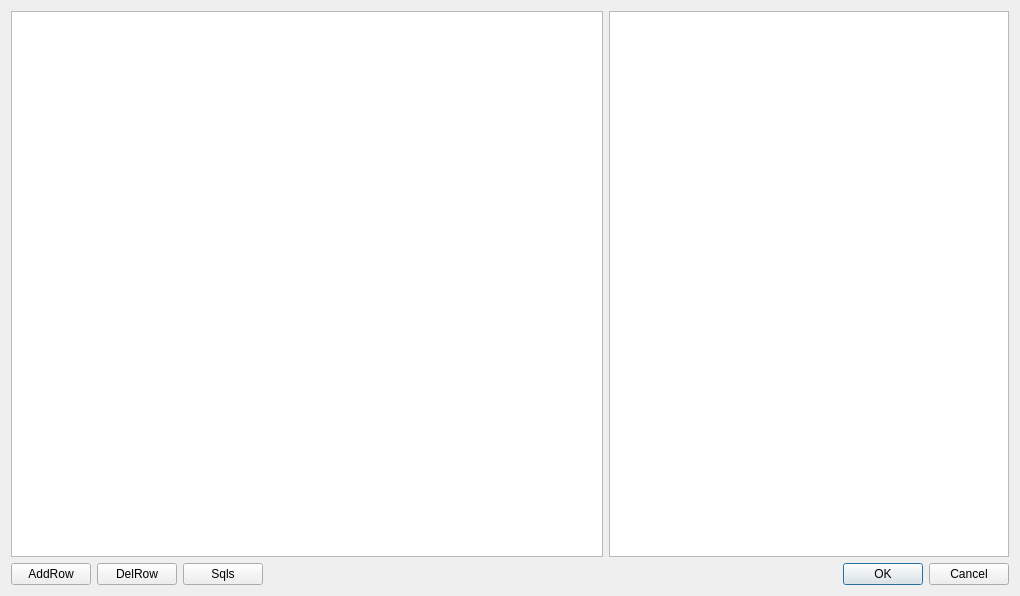
<?xml version="1.0" encoding="UTF-8"?>
<ui version="4.0">
 <class>Dialog</class>
 <widget class="QDialog" name="Dialog">
  <property name="geometry">
   <rect>
    <x>0</x>
    <y>0</y>
    <width>1020</width>
    <height>596</height>
   </rect>
  </property>
  <property name="windowTitle">
   <string>Dialog</string>
  </property>
  <layout class="QVBoxLayout" name="verticalLayout">
   <item>
    <layout class="QHBoxLayout" name="horizontalLayout_3">
     <item>
      <widget class="QTableView" name="tableView">
       <property name="editTriggers">
        <set>QAbstractItemView::AllEditTriggers</set>
       </property>
       <property name="selectionMode">
        <enum>QAbstractItemView::SingleSelection</enum>
       </property>
       <attribute name="verticalHeaderDefaultSectionSize">
        <number>25</number>
       </attribute>
       <attribute name="verticalHeaderStretchLastSection">
        <bool>true</bool>
       </attribute>
      </widget>
     </item>
     <item>
      <widget class="QTextEdit" name="textEdit">
       <property name="maximumSize">
        <size>
         <width>400</width>
         <height>16777215</height>
        </size>
       </property>
      </widget>
     </item>
    </layout>
   </item>
   <item>
    <layout class="QHBoxLayout" name="horizontalLayout_2">
     <item>
      <layout class="QHBoxLayout" name="horizontalLayout">
       <item>
        <widget class="QPushButton" name="butAddRow">
         <property name="text">
          <string>AddRow</string>
         </property>
        </widget>
       </item>
       <item>
        <widget class="QPushButton" name="butDelRow">
         <property name="text">
          <string>DelRow</string>
         </property>
        </widget>
       </item>
       <item>
        <widget class="QPushButton" name="butSqls">
         <property name="text">
          <string>Sqls</string>
         </property>
        </widget>
       </item>
      </layout>
     </item>
     <item>
      <widget class="QDialogButtonBox" name="buttonBox">
       <property name="orientation">
        <enum>Qt::Horizontal</enum>
       </property>
       <property name="standardButtons">
        <set>QDialogButtonBox::Cancel|QDialogButtonBox::Ok</set>
       </property>
      </widget>
     </item>
    </layout>
   </item>
  </layout>
 </widget>
 <resources/>
 <connections>
  <connection>
   <sender>buttonBox</sender>
   <signal>accepted()</signal>
   <receiver>Dialog</receiver>
   <slot>accept()</slot>
   <hints>
    <hint type="sourcelabel">
     <x>248</x>
     <y>254</y>
    </hint>
    <hint type="destinationlabel">
     <x>157</x>
     <y>274</y>
    </hint>
   </hints>
  </connection>
  <connection>
   <sender>buttonBox</sender>
   <signal>rejected()</signal>
   <receiver>Dialog</receiver>
   <slot>reject()</slot>
   <hints>
    <hint type="sourcelabel">
     <x>316</x>
     <y>260</y>
    </hint>
    <hint type="destinationlabel">
     <x>286</x>
     <y>274</y>
    </hint>
   </hints>
  </connection>
 </connections>
</ui>
